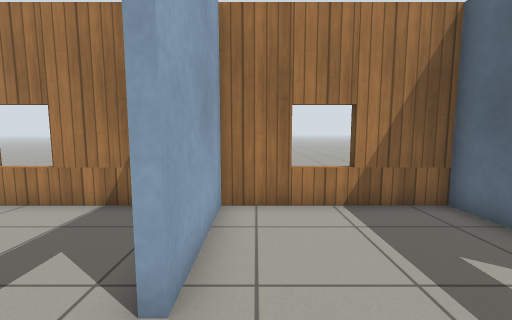
View 1 (above)

24 first-person views from a walk through a world built for the Gazebo simulator. The camera is 0.94 m above the floor, tilts 6° down and sees 90° across. The floor is counted in squares, 0.5 m on a side. Each view is taken from the middle of a square. On the plan, view 1 faces up. The plan holds only what a view shows up to about 15 squares ahead; the rest is blank. The place goes on beyond the plan. Simple patterns stand in for the simulator's built-in surfaces.

View 2
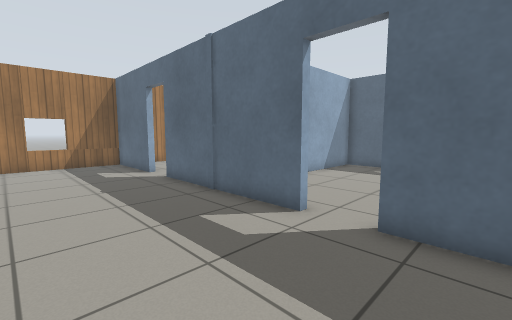

View 3
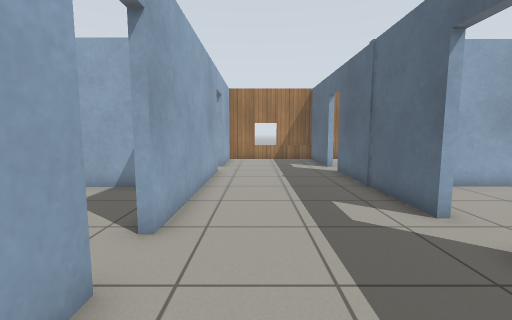

View 4
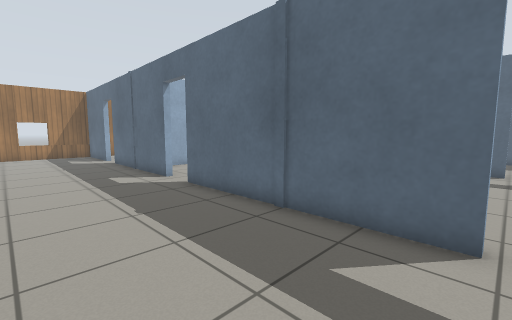

View 5
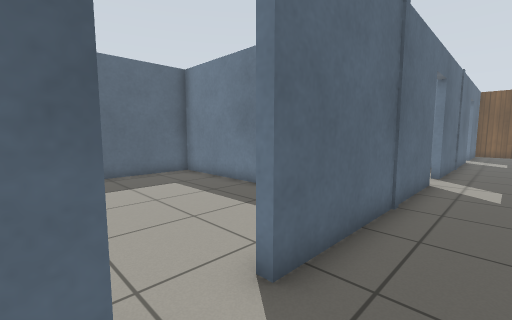

View 6
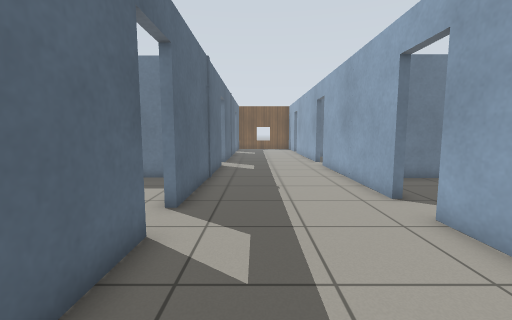

View 7
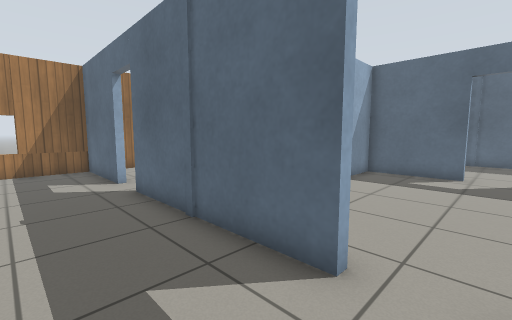

View 8
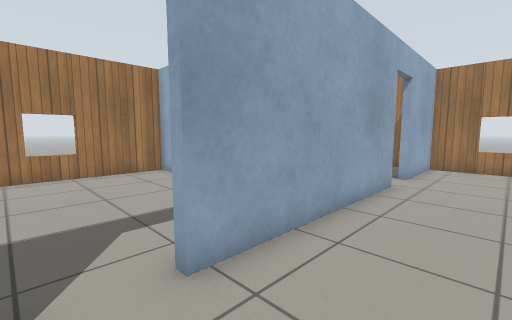

View 9
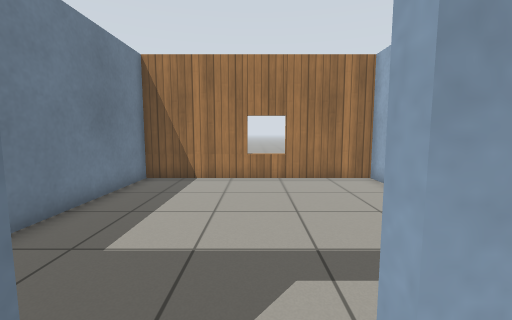

View 10
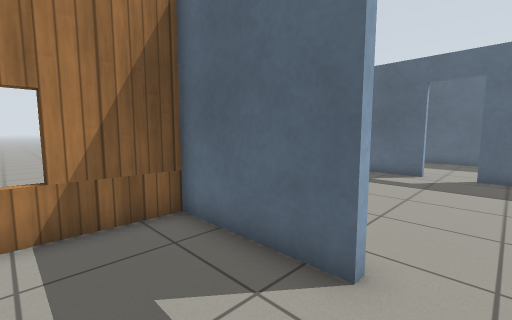

View 11
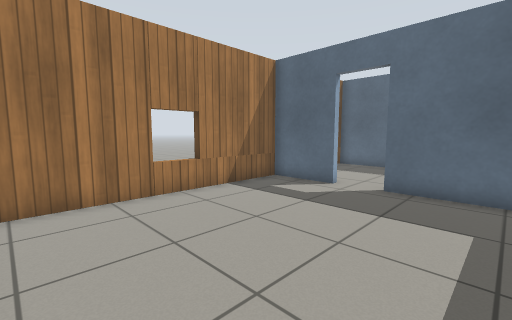

View 12
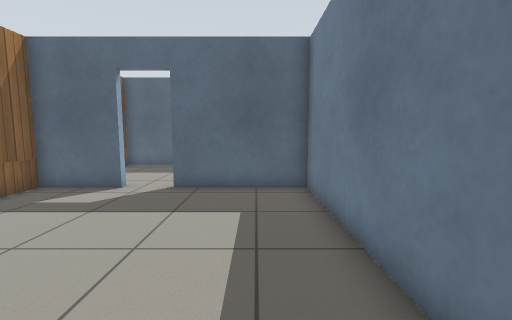

View 13
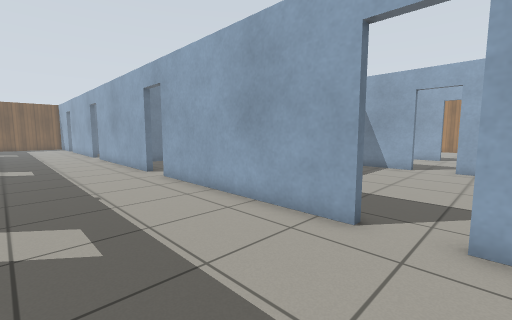

View 14
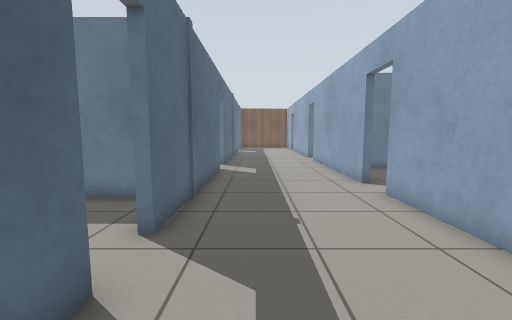

View 15
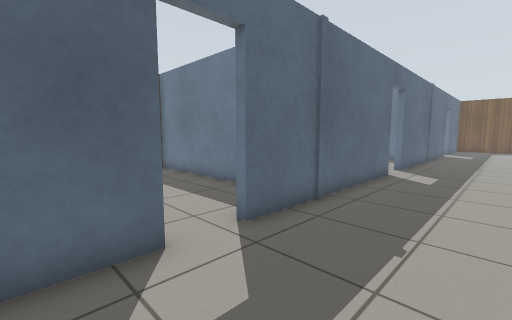

View 16
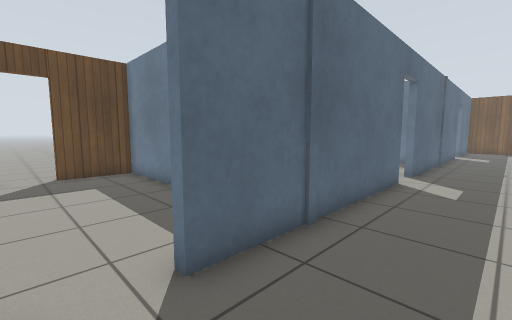

View 17
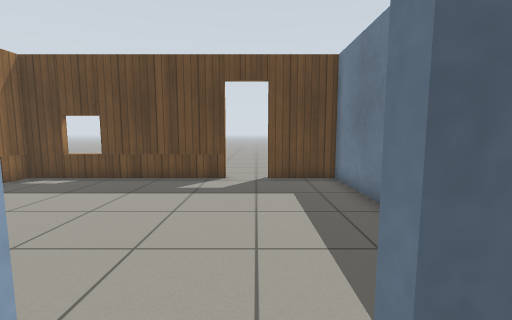

View 18
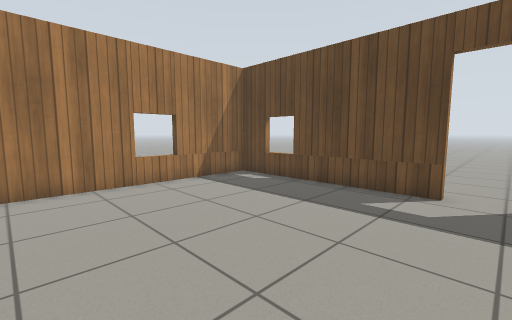

View 19
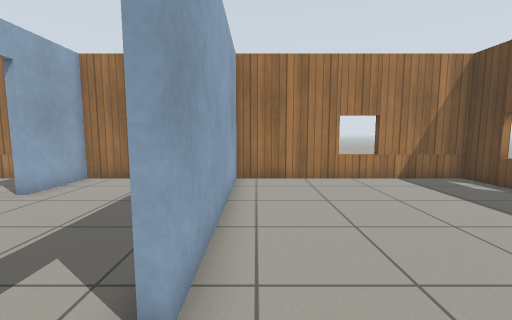

View 20
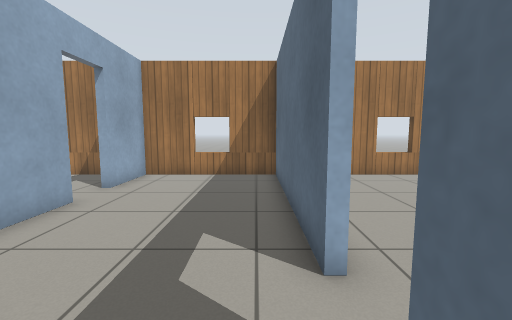

View 21
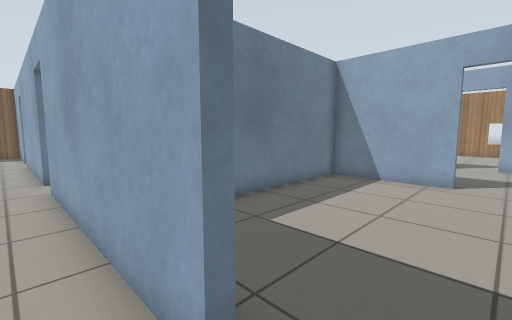

View 22
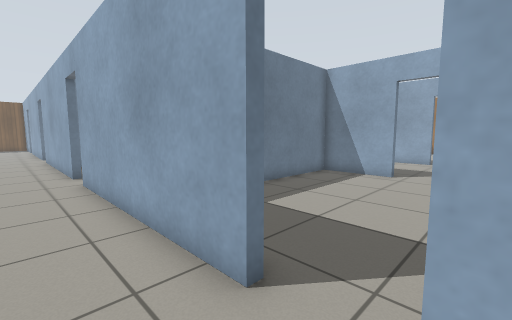

View 23
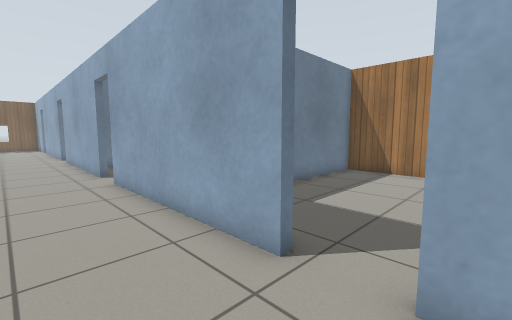

View 24
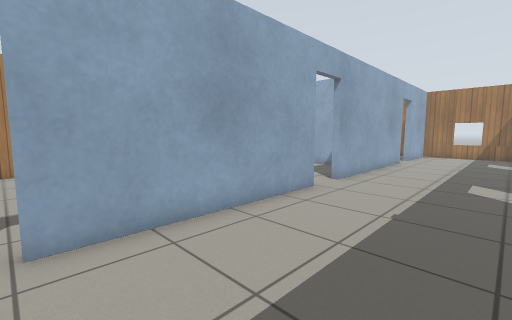

### Floor plan
Ten units are one square. View 1 is at (0, 0); x grows to the right and y downward. Boxes are objects, and circles mark ways between rooms. Rooms are numbered by the first view taken in them; rooms with no view inside come last. Other rooms are left out.
<svg viewBox="-111 -70 426 250">
<path fill="none" stroke="#000" d="M50 66 50 -6M-9 91 -9 170M-9 -7 -9 75M50 -22 50 -65 -9 -65 -9 -24M50 169 50 83M53 -30 53 -22M53 -6 53 28 147 28 147 -19M147 -36 147 -65 59 -65M150 85 150 169M209 19 209 -65 150 -65 150 -36M209 125 209 35M150 -19 150 68M209 175 209 141M306 18 306 -65 212 -65 212 19M224 63 306 63 306 36M53 83 53 126 147 126M147 68 147 31 70 31M147 129 147 89M-31 31 -50 31M-94 31 -106 31 -106 126 -20 126"/>
<circle cx="50" cy="-15" r="3" fill="#2a7"/>
<circle cx="50" cy="75" r="3" fill="#2a7"/>
<circle cx="-10" cy="85" r="3" fill="#2a7"/>
<circle cx="150" cy="-25" r="3" fill="#2a7"/>
<circle cx="210" cy="25" r="3" fill="#2a7"/>
<circle cx="150" cy="75" r="3" fill="#2a7"/>
<text x="20" y="60">1</text>
<text x="100" y="-20">2</text>
<text x="180" y="60">3</text>
<text x="260" y="0">4</text>
<text x="100" y="80">5</text>
<text x="-60" y="80">6</text>
</svg>
Room 1 opens to room 2. Room 1 opens to room 5. Room 1 opens to room 6. Room 2 opens to room 3. Room 3 opens to room 4. Room 3 opens to room 5.

Where each view was taken, in squares from view 1:
view 1: 0 up, 0 right, facing up
view 2: 10 down, 0 right, facing up-right
view 3: 12 down, 1 right, facing up
view 4: 17 down, 0 right, facing up-right
view 5: 6 down, 3 right, facing down-right
view 6: 2 down, 3 right, facing down
view 7: 8 down, 2 right, facing up-right
view 8: 9 down, 2 right, facing up-left
view 9: 8 down, 0 right, facing left
view 10: 1 up, 2 right, facing up-right
view 11: 1 down, 6 right, facing up-right
view 12: 1 down, 6 right, facing right
view 13: 4 up, 20 right, facing down-left
view 14: 1 up, 19 right, facing down
view 15: 0 up, 17 right, facing down-right
view 16: 2 down, 18 right, facing down-right
view 17: 3 down, 20 right, facing right
view 18: 3 down, 22 right, facing up-right
view 19: 4 down, 22 right, facing up
view 20: 5 down, 20 right, facing up
view 21: 7 down, 16 right, facing down-left
view 22: 4 up, 17 right, facing down-left
view 23: 3 up, 2 right, facing down-left
view 24: 17 down, 4 right, facing up-left
